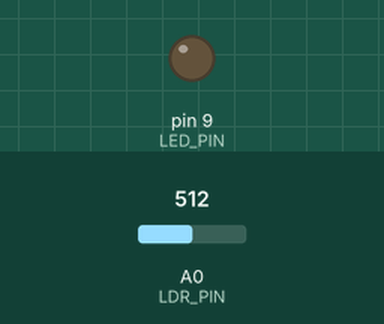
Bench run of a sketch on a simulated Arduino Uno, built with avr-gcc and run on an emulated ATmega328P. Shown: output pins drawn as LEDs (lit = HIGH). The test bench sets the inputs (shaded band); at power-on: A0 (LDR_PIN) = 512.

Above: at 1.2 s.
1.3 s: A0 (LDR_PIN) set to 783
2.8 s: A0 (LDR_PIN) set to 811
At 3.1 s:
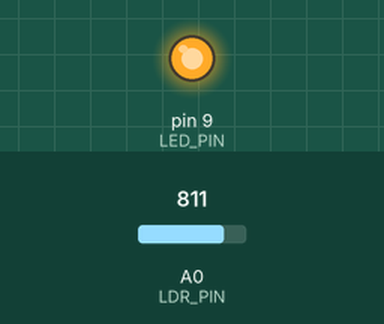
4.3 s: A0 (LDR_PIN) set to 790
At 4.9 s:
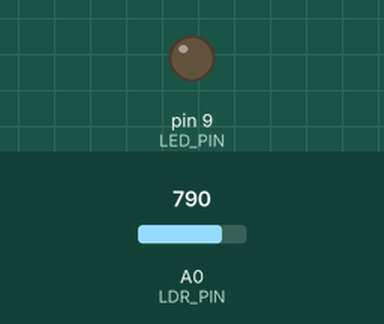
5.8 s: A0 (LDR_PIN) set to 810
At 6.6 s:
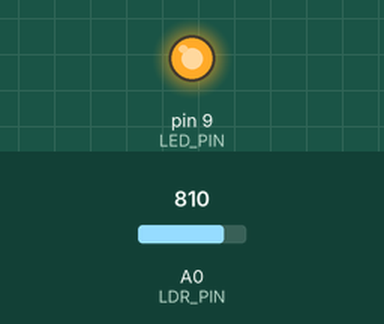
Timing chart, 0 to 8.3 s (numbered marks = the images above; inputs shaded):
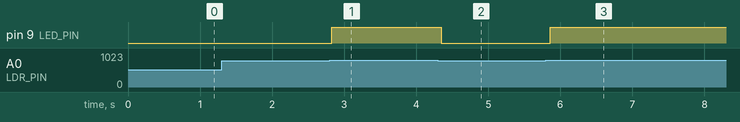

The sketch:

ArduinoLDRAutomata.ino
```cpp
#define LED_PIN  9
#define LDR_PIN  A0

int diff = 50;    // accepted diff between recent values
int threshold = 800;
boolean doTurnOn = false;

int value;
long currTime, prevTime = 0;


void setup() {
  pinMode(LED_PIN, OUTPUT);
  // timer start
  prevTime = millis();
}


void loop() {
  value = analogRead(LDR_PIN);
  currTime = millis();

  if (value > 800) doTurnOn = true;
  else doTurnOn = false;

  if (currTime - prevTime > 100) {
    if (doTurnOn) digitalWrite(LED_PIN, HIGH);
    else digitalWrite(LED_PIN, LOW);
    // timer restart
    prevTime = currTime;
  }
}
```

Measured:
- the behaviour switches between 800 and 801 on A0 (LDR_PIN) (found by bisection; images 0 and 1)
- after the input at 1.3 s, every drawn part: stays the same
- after the input at 2.8 s, pin 9 (LED_PIN): LOW → HIGH at once
- after the input at 4.3 s, pin 9 (LED_PIN): HIGH → LOW after 0.05 s
- after the input at 5.8 s, pin 9 (LED_PIN): LOW → HIGH after 0.06 s
